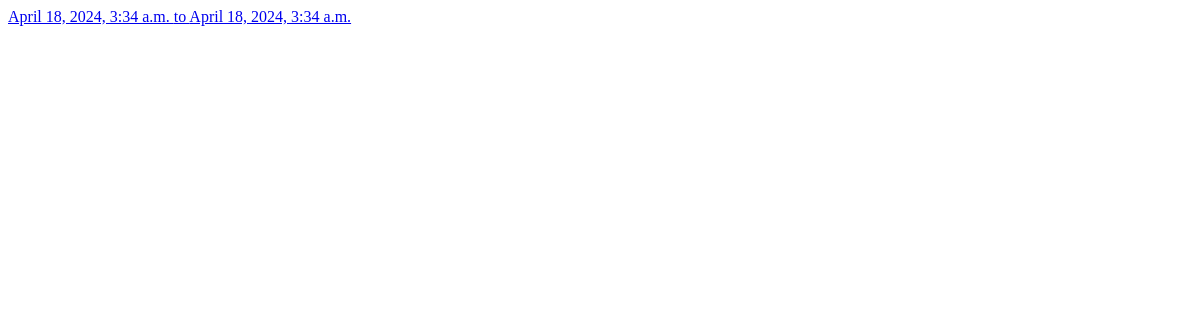
The page /reservations/ (signed in) on the database as committed earlier.
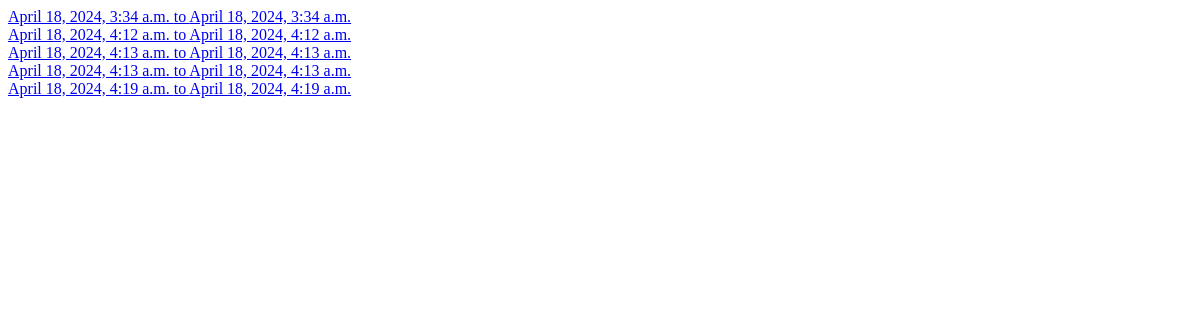
The same page on the database as committed later.
### base/models.py (models this page shows)
class Reservation(models.Model):
    class BookingStatus(models.TextChoices):
        PENDING = "PENDING", "Pending"
        CANCELLED = "CANCELLED", "Cancelled"
        BLOCKED = "BLOCKED", "Blocked"
    class PaymentMethod(models.TextChoices):
        UPI = "UPI", "UPI"
        CASH = "CASH", "Cash"
        CARD = "CARD", "Card"
    room = models.ForeignKey(Room, on_delete=models.CASCADE)
    customer = models.ForeignKey(User, on_delete=models.CASCADE)
    check_in = models.DateTimeField()
    check_out = models.DateTimeField()
    number_of_occupants = models.PositiveIntegerField(
        _("number of occupants"),
        validators=[MinValueValidator(1), MaxValueValidator(4)],
    )
    advance = models.PositiveIntegerField(
        _("advance amount"),
        validators=[MinValueValidator(2000)],
    )
    booked_from = models.DateTimeField()
    booked_till = models.DateTimeField()
    booked_time = models.DateTimeField(auto_now_add=True)
    isCancelled = models.BooleanField(default=False)
    method = models.CharField(choices=PaymentMethod.choices, max_length=10)
    payment_status = models.CharField(choices=PaymentStatus.choices, default=PaymentStatus.PENDING, max_length=10)

### base/views.py (the view)
# urls.py: path("reservations/", views.listReservations, name="list"),
def listReservations(request):
    reservations = Reservation.objects.filter(customer = request.user, isCancelled = False)
    return render(request, "base/list_reservations.html",{"reservations" : reservations})

### base/templates/base/list_reservations.html (shortened to what this page needs)
<!DOCTYPE html>
<html lang="en">
<head>
</head>
<body>
  {%if reservations%}
    {%for r in reservations%}
        <div>
            <a href="{%url 'cancel' r.id %}"> {{r.booked_from}} to {{r.booked_till}}</a>
        </div>
    {%endfor%}
  {%endif%}
</body>
</html>

Rows that differ between the two databases and show on the page:
added Reservation: booked_from "April 18, 2024, 4:12 a.m.", booked_till "April 18, 2024, 4:12 a.m."
added Reservation: booked_from "April 18, 2024, 4:13 a.m.", booked_till "April 18, 2024, 4:13 a.m."
added Reservation: booked_from "April 18, 2024, 4:13 a.m.", booked_till "April 18, 2024, 4:13 a.m."
added Reservation: booked_from "April 18, 2024, 4:19 a.m.", booked_till "April 18, 2024, 4:19 a.m."
